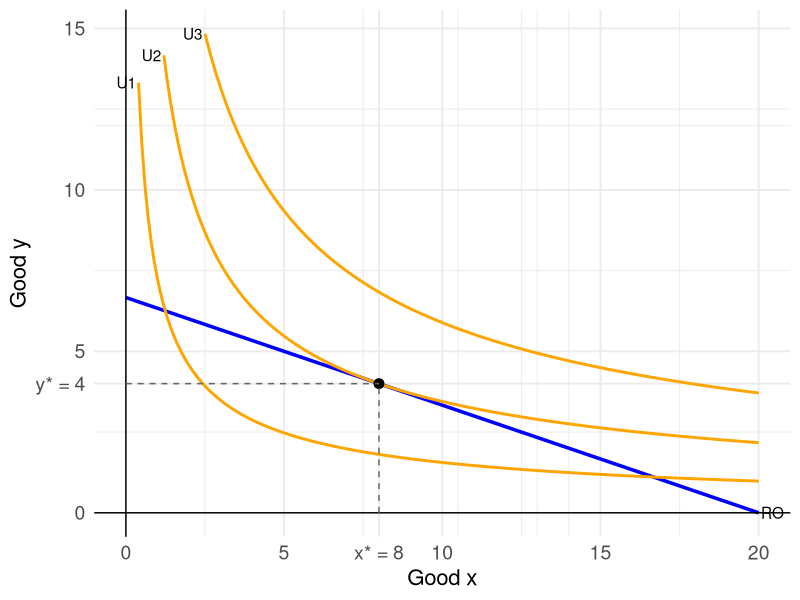

R code for this plot:
library(dplyr)
library(ggplot2)

##### Cobb-Douglas utility function ####

# Parameters
P_y <- 30 # Price of good y
P_x <- 10 # Price of good x
I <- 200 # Income
alpha <- 0.4 # Share of income spent on good x
beta <- 0.6 # Share of income spent on good y

# Utility function
utility <- function(x, y) {
  x^alpha * y^beta
}

# Budget constraint (BC) function
bc <- function(x) {
  -(P_x / P_y) * x + I / P_y
}

# With the Lagrangian function, and the first order conditions, 
# we can find the points where utility is maximized:
x_star = alpha * I / P_x
y_star = beta * I / P_y

# Substituing in the utility function, we find this indifference curve (IC) value
U2 = utility(x_star, y_star)
U1 = U2 - 2 # Generating an IC bellow the utility maximazing point
U3 = U2 + 2 # Generating an IC above the utility maximazing point

# As the value for the utility do not change in the entire indifference curve,
# we can solve the utility equation for y and find its values 
# IC as function of y:
y_ic = function(x, U){
  (U / x^alpha)^(1 / beta)
}

# Indifference curve data
x_range = seq(0.1, 20, 0.1) # avoiding 0 to prevent division by zero

df_ic1 = data.frame(x = x_range) %>% mutate(y = y_ic(x, U1)) %>% filter(y <= 15)
df_ic2 = data.frame(x = x_range) %>% mutate(y = y_ic(x, U2)) %>% filter(y <= 15)
df_ic3 = data.frame(x = x_range) %>% mutate(y = y_ic(x, U3)) %>% filter(y <= 15)

# Budget constraint data
df_bc = data.frame(x_bc = seq(0, 20, 0.1))
df_bc = df_bc %>% mutate(y_bc = bc(x_bc))

# Ploting BC and IC
ggplot() +
  geom_line(data = df_bc, aes(x = x_bc, y = y_bc), color = "blue", size = 1.2) +
  geom_line(data = df_ic2, aes(x = x, y = y), color = 'orange', size = 1) +
  geom_line(data = df_ic1, aes(x = x, y = y), color = 'orange', size = 1) +
  geom_line(data = df_ic3, aes(x = x, y = y), color = 'orange', size = 1) +
  geom_hline(yintercept = 0, color = "black", linewidth = 0.5) +
  geom_vline(xintercept = 0, color = "black", linewidth = 0.5) +
  geom_point(aes(x = x_star, y = y_star), color = "black", size = 3) +  # optimal point
  geom_segment(aes(x = x_star, xend = x_star, y = 0, yend = y_star), linetype = "dashed", color = "grey40") +  # vertical line
  geom_segment(aes(x = 0, xend = x_star, y = y_star, yend = y_star), linetype = "dashed", color = "grey40") +  # horizontal line
  scale_x_continuous(
    breaks = c(0, 5, 10, 15, 20, round(x_star, 1)),
    labels = c("0", "5", "10", "15", "20", paste0("x* = ", round(x_star, 1)))
  ) +
  scale_y_continuous(
    breaks = c(0, 5, 10, 15, 20, round(y_star, 1)),
    labels = c("0", "5", "10", "15", "20", paste0("y* = ", round(y_star, 1)))
  ) +
  annotate("text", x = head(df_ic1$x, 1), y = head(df_ic1$y, 1), label = "U1", hjust = 1.1, color = "black") +
  annotate("text", x = head(df_ic2$x, 1), y = head(df_ic2$y, 1), label = "U2", hjust = 1.1, color = "black") +
  annotate("text", x = head(df_ic3$x, 1), y = head(df_ic3$y, 1), label = "U3", hjust = 1.1, color = "black") +
  annotate("text", x = tail(df_bc$x_bc, 1), y = tail(df_bc$y_bc, 1), label = "RO", hjust = -0.1, color = "black") +
  labs(
    title = NULL,
    x = 'Good x',
    y = 'Good y'
  ) +
  theme_minimal(base_size = 14) +  
  theme(
    axis.title = element_text(size = 16),
    axis.text = element_text(size = 14),
    plot.title = element_text(size = 18, face = "bold"),
    legend.text = element_text(size = 14),
    legend.title = element_text(size = 14)
  )